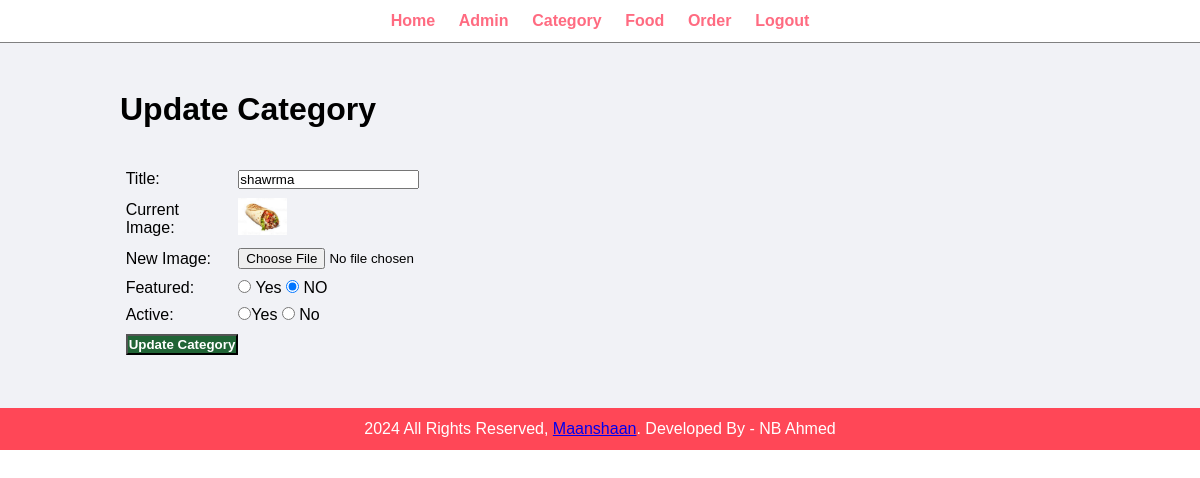
The app's page /admin/update-category.php?id=16 (signed in) with its own data.
### tables this page shows
CREATE TABLE `tbl_category` (
  `id` int(10) UNSIGNED NOT NULL,
  `title` varchar(100) NOT NULL,
  `image_name` varchar(250) NOT NULL,
  `featured` varchar(10) NOT NULL,
  `active` varchar(10) NOT NULL
);

### admin/update-category.php (the view, shortened to what this page needs)
<?php include('partials/menu.php'); ?>
<div class="main-content">
    <div class="wrapper">
        <h1>Update Category</h1>
        <br><br>
        <?php
        if(isset($_GET['id']))
        {
            $id = $_GET['id'];
            $sql = "SELECT * FROM tbl_category WHERE id=$id";
            $res = mysqli_query($conn, $sql);
            $count = mysqli_num_rows($res);
            if($count==1)
            {
                $row = mysqli_fetch_assoc($res);
                $title = $row['title'];
                $current_image = $row['image_name'];
                $featured = $row['featured'];
                $active = $row['active'];
            }
            else
            {
                $_SESSION['no-category-found'] = "<div class='error'>Category Not Found.</div>";
                header('location:'.SITEURL.'admin/manage-category.php');
            }
        }
        else
        {
            header('location:'.SITEURL.'admin/manage-category.php');
        }
        ?>
        <form action="" method="POST" enctype="multipart/form-data">
         <table class="tbl30">
            <tr>
                <td>Title: </td>
                <td>
                    <input type="title" name="title" value="<?php echo $title; ?>">
                </td>
            </tr>
            <tr>
                <td>Current Image: </td>
                <td>
                    <?php
                       if($current_image != "")
                       {
                        ?>
                        <img src="<?php echo SITEURL;?>images/category/<?php echo $current_image; ?>" width="20%">
                        <?php
                       }
                       else
                       {
                       }
                    ?>
                </td>
            </tr>
            <tr>
                <td>New Image: </td>
                <td>
                    <input type="file" name="image">
                </td>
            </tr>
            <tr>
                <td>Featured: </td>
                <td>
                    <input <?php if($featured=="Yes"){echo "checked";} ?> type="radio" name="featured" value="Yes"> Yes
                    <input <?php if($featured=="NO"){echo "checked";} ?> type="radio" name="featured" value="NO"> NO
                </td>
            </tr>
            <tr>
                <td>Active: </td>
                <td>
                    <input <?php if($active=="Yes"){echo "checked";} ?> type="radio" name="active" value="Yes">Yes
                    <input <?php if($active=="NO"){echo "checked";} ?> type="radio" name="active" id="NO"> No
                </td>
            </tr>
            <tr>
                <td>
                    <input type="submit" name="submit" value="Update Category" class="btn-secondary">
                </td>
            </tr>
         </table>
        </form>
    </div>
</div>
<?php include('partials/footer1.php'); ?>

### css/admin.css (style rules this page uses)
* { margin: 0; padding: 0; font-family: Arial, Helvetica, sans-serif; }
.wrapper { padding: 1%; width: 80%; margin: 0 auto; }
.tbl30 { width: 30%; }
table tr td { padding: 1%; }
.btn-secondary { background-color: #206435; padding: 1%; color: white; text-decoration: none; font-weight: bold; }
.main-content { background-color: #f1f2f6; padding: 3% 0; }

### records on screen
tbl_category: title "shawrma", image_name (picture), featured "☑"
